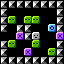

Tiled map render using the project's own tile images. Description and the whole map definition, tile-layer contents included, below:
An orthogonal 8x8 tile map with 8x8 px tiles, 1 tile layer (base).

<map version="1.5" tiledversion="1.7.0" orientation="orthogonal" renderorder="right-down" width="8" height="8" tilewidth="8" tileheight="8" infinite="0" nextlayerid="2" nextobjectid="1">
 <tileset firstgid="1" source="../../dev/editor_tiles.tsx" />
 <layer id="1" name="base" width="8" height="8">
  <data encoding="csv">
1,1,1,1,1,1,1,1,
1,0,0,0,0,0,0,1,
1,3,0,3,3,0,0,1,
1,0,1,1,0,0,5,1,
0,0,4,1,2,0,0,4,
1,3,0,0,3,0,0,1,
1,0,0,4,0,0,3,1,
1,1,1,1,1,1,1,1
</data>
 </layer>
</map>
